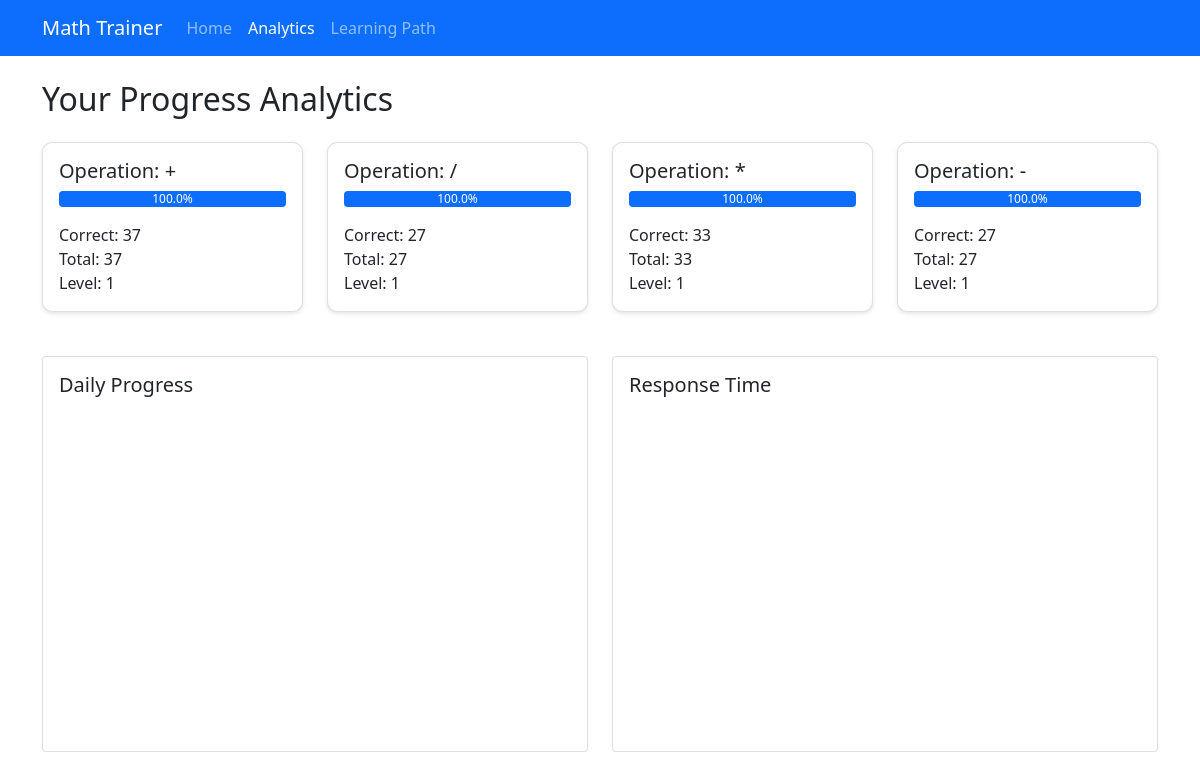
Screenshot of /analytics (signed in) with the database file from the repository.
### models.py (models this page shows)
class Progress(db.Model):
    id = db.Column(db.Integer, primary_key=True)
    user_id = db.Column(db.Integer, db.ForeignKey('user.id'), nullable=False)
    operation = db.Column(db.String(1), nullable=False)  # +, -, *, /
    difficulty_level = db.Column(db.Integer, nullable=False)
    correct_answers = db.Column(db.Integer, default=0)
    total_attempts = db.Column(db.Integer, default=0)
    last_attempt = db.Column(db.DateTime, default=datetime.utcnow)
    __table_args__ = (
        db.Index('idx_progress_user_operation', 'user_id', 'operation'),
    )
    @property
    def accuracy(self):
        return (self.correct_answers / self.total_attempts * 100) if self.total_attempts > 0 else 0

### app.py (the view)
@app.route('/analytics')
def analytics():
    if 'user_id' not in session:
        return render_template('analytics.html', progress=[], analytics=[])
    user = User.query.get(session['user_id'])
    progress_data = Progress.query.filter_by(user_id=user.id).all()
    analytics_data = Analytics.query.filter_by(user_id=user.id).order_by(Analytics.session_date.desc()).limit(7).all()
    analytics_dicts = [
        {
            'session_date': a.session_date.strftime('%Y-%m-%d'),
            'questions_attempted': a.questions_attempted,
            'correct_answers': a.correct_answers,
            'average_response_time': a.average_response_time,
            'session_duration': a.session_duration,
            'accuracy': a.accuracy
        }
        for a in analytics_data
    ]
    return render_template('analytics.html',
                         progress=progress_data,
                         analytics=analytics_dicts)

### app.py (called while the page is built)
@app.after_request
def add_header(response):
    response.headers['Cache-Control'] = 'no-cache, no-store, must-revalidate'
    response.headers['Pragma'] = 'no-cache'
    response.headers['Expires'] = '0'
    return response

### models.py (called while the page is built)
    @property
    def accuracy(self):
        return (self.correct_answers / self.questions_attempted * 100) if self.questions_attempted > 0 else 0

### templates/analytics.html (shortened to what this page needs)
<!DOCTYPE html>
<html lang="en">
<head>
    <link href="https://cdn.jsdelivr.net/npm/bootstrap@5.1.3/dist/css/bootstrap.min.css" rel="stylesheet">
</head>
<body>
    <nav class="navbar navbar-expand-lg navbar-dark bg-primary">
        <div class="container">
            <a class="navbar-brand" href="/">Math Trainer</a>
            <div class="collapse navbar-collapse" id="navbarNav">
                <ul class="navbar-nav">
                    <li class="nav-item">
                        <a class="nav-link" href="/">Home</a>
                    </li>
                    <li class="nav-item">
                        <a class="nav-link active" href="/analytics">Analytics</a>
                    </li>
                    <li class="nav-item">
                        <a class="nav-link" href="/learning-path">Learning Path</a>
                    </li>
                </ul>
            </div>
        </div>
    </nav>
    <div class="container mt-4">
        <h2 class="mb-4">Your Progress Analytics</h2>
        <div class="row">
            {% for op in progress %}
            <div class="col-md-3">
                <div class="card progress-card">
                    <div class="card-body">
                        <h5 class="card-title">Operation: {{ op.operation }}</h5>
                        <div class="progress mb-3">
                            <div class="progress-bar" role="progressbar"
                                 style="width: {{ op.accuracy }}%"
                                 aria-valuenow="{{ op.accuracy }}"
                                 aria-valuemin="0"
                                 aria-valuemax="100">
                                {{ "%.1f"|format(op.accuracy) }}%
                            </div>
                        </div>
                        <p class="card-text">
                            Correct: {{ op.correct_answers }}<br>
                            Total: {{ op.total_attempts }}<br>
                            Level: {{ op.difficulty_level }}
                        </p>
                    </div>
                </div>
            </div>
            {% endfor %}
        </div>
        <div class="row mt-4">
            <div class="col-md-6">
                <div class="card">
                    <div class="card-body">
                        <h5 class="card-title">Daily Progress</h5>
                        <div id="dailyProgressChart" class="chart-container"></div>
                    </div>
                </div>
            </div>
            <div class="col-md-6">
                <div class="card">
                    <div class="card-body">
                        <h5 class="card-title">Response Time</h5>
                        <div id="responseTimeChart" class="chart-container"></div>
                    </div>
                </div>
            </div>
        </div>
    </div>
</body>
</html>

### templates/analytics.html (style rules this page uses)
.progress-card { margin-bottom: 20px; border-radius: 10px; box-shadow: 0 2px 4px rgba(0,0,0,0.1); }
.chart-container { height: 300px; margin-bottom: 30px; }

### rows the page displays
Progress: operation "+", accuracy "100.0", correct_answers "37", total_attempts "37", difficulty_level "1"
Progress: operation "/", accuracy "100.0", correct_answers "27", total_attempts "27", difficulty_level "1"
Progress: operation "*", accuracy "100.0", correct_answers "33", total_attempts "33", difficulty_level "1"
Progress: operation "-", accuracy "100.0", correct_answers "27", total_attempts "27", difficulty_level "1"
